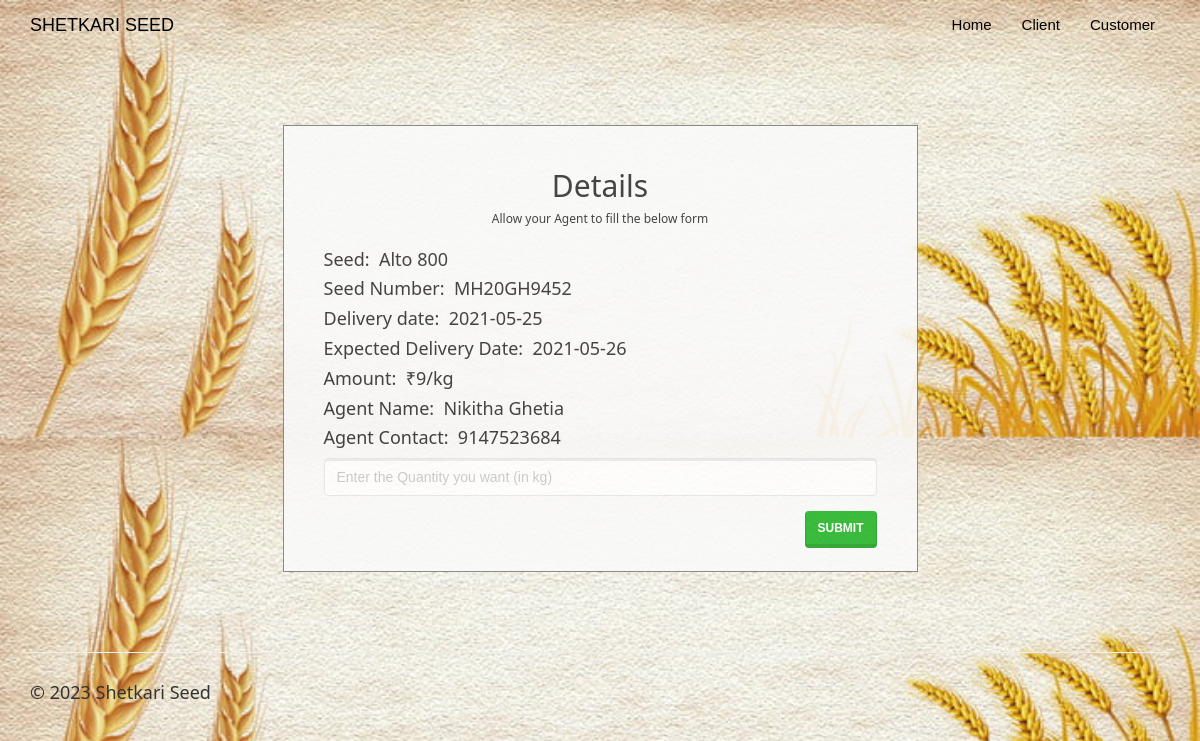
Screenshot of /returncar.php?id=574681258 with the database file from the repository.
### tables this page shows
CREATE TABLE `rentedcars` (
  `id` int(100) NOT NULL,
  `customer_username` varchar(50) NOT NULL,
  `car_id` int(20) NOT NULL,
  `driver_id` int(20) NOT NULL,
  `booking_date` date NOT NULL,
  `rent_start_date` date NOT NULL,
  `rent_end_date` date NOT NULL,
  `car_return_date` date DEFAULT NULL,
  `fare` double NOT NULL,
  `charge_type` varchar(25) NOT NULL DEFAULT 'days',
  `distance` double DEFAULT NULL,
  `no_of_days` int(50) DEFAULT NULL,
  `total_amount` double DEFAULT NULL,
  `return_status` varchar(10) NOT NULL
);

CREATE TABLE `cars` (
  `car_id` int(20) NOT NULL,
  `car_name` varchar(50) NOT NULL,
  `car_nameplate` varchar(50) NOT NULL,
  `car_img` varchar(50) DEFAULT 'NA',
  `ac_price` float NOT NULL,
  `non_ac_price` float NOT NULL,
  `ac_price_per_day` float NOT NULL,
  `non_ac_price_per_day` float NOT NULL,
  `car_availability` varchar(10) NOT NULL
);

CREATE TABLE `driver` (
  `driver_id` int(20) NOT NULL,
  `driver_name` varchar(50) NOT NULL,
  `dl_number` varchar(50) NOT NULL,
  `driver_phone` varchar(15) NOT NULL,
  `driver_address` varchar(50) NOT NULL,
  `driver_gender` varchar(10) NOT NULL,
  `client_username` varchar(50) NOT NULL,
  `driver_availability` varchar(10) NOT NULL
);

### returncar.php (the view, shortened to what this page needs)
<!DOCTYPE html>
<html>
<?php
$conn = Connect();
?>
<head>
<link rel="stylesheet" href="assets/bootstrap/css/bootstrap.min.css">
<link rel="stylesheet" href="assets/fonts/font-awesome.min.css">
    <link rel="stylesheet" href="assets/w3css/w3.css">
<link rel="stylesheet" type="text/css" href="assets/css/customerlogin.css">
<link rel="stylesheet" type="text/css" media="screen" href="assets/css/clientpage.css" />
</head>
<body id="page-top" data-spy="scroll" data-target=".navbar-fixed-top">
    <nav class="navbar navbar-custom navbar-fixed-top" role="navigation" style="color: black">
        <div class="container">
            <div class="navbar-header">
                <a class="navbar-brand page-scroll" href="index.php">
                  SHETKARI SEED </a>
            </div>
            <?php
                if(isset($_SESSION['login_client'])){
            ?>
            <div class="collapse navbar-collapse navbar-right navbar-main-collapse">
                <ul class="nav navbar-nav">
                    <li>
                        <a href="index.php">Home</a>
                    </li>
                    <li>
                        <a href="#"><span class="glyphicon glyphicon-user"></span> Welcome <?php echo $_SESSION['login_client']; ?></a>
                    </li>
                    <li>
                    <ul class="nav navbar-nav navbar-right">
            <li><a href="#" class="dropdown-toggle active" data-toggle="dropdown" role="button" aria-haspopup="true" aria-expanded="false"><span class="glyphicon glyphicon-user"></span> Control Panel <span class="caret"></span> </a>
                <ul class="dropdown-menu">
              <li> <a href="entercar.php">Add Seeds</a></li>
              <li> <a href="enterdriver.php"> Add Agent</a></li>
              <li> <a href="clientview.php">My Orders</a></li>
            </ul>
            </li>
          </ul>
                    </li>
                    <li>
                        <a href="logout.php"><span class="glyphicon glyphicon-log-out"></span> Logout</a>
                    </li>
                </ul>
            </div>
            <?php
            }
                else {
            ?>
            <div class="collapse navbar-collapse navbar-right navbar-main-collapse">
                <ul class="nav navbar-nav">
                    <li>
                        <a href="index.php">Home</a>
                    </li>
                    <li>
                        <a href="clientlogin.php">Client</a>
                    </li>
                    <li>
                        <a href="customerlogin.php">Customer</a>
                    </li>
                </ul>
            </div>
                <?php   }
                ?>
        </div>
    </nav>
<?php
function dateDiff($start, $end) {
    $start_ts = strtotime($start);
    $end_ts = strtotime($end);
    $diff = $end_ts - $start_ts;
    return round($diff / 86400);
}
 $id = $_GET["id"];
 $sql1 = "SELECT c.car_name, c.car_nameplate, rc.rent_start_date, rc.rent_end_date, rc.fare, rc.charge_type, d.driver_name, d.driver_phone
 FROM rentedcars rc, cars c, driver d
 WHERE id = '$id' AND c.car_id=rc.car_id AND d.driver_id = rc.driver_id";
 $result1 = $conn->query($sql1);
 if (mysqli_num_rows($result1) > 0) {
    while($row = mysqli_fetch_assoc($result1)) {
        $car_name = $row["car_name"];
        $car_nameplate = $row["car_nameplate"];
        $driver_name = $row["driver_name"];
        $driver_phone = $row["driver_phone"];
        $rent_start_date = $row["rent_start_date"];
        $rent_end_date = $row["rent_end_date"];
        $fare = $row["fare"];
        $charge_type = $row["charge_type"];
        $no_of_days = dateDiff("$rent_start_date", "$rent_end_date");
    }
}
?>
    <div class="container" style="margin-top: 65px;" >
    <div class="col-md-7" style="float: none; margin: 0 auto;">
      <div class="form-area">
        <form role="form" action="printbill.php?id=<?php echo $id ?>" method="POST">
        <br style="clear: both">
          <h3 style="margin-bottom: 5px; text-align: center; font-size: 30px;">  Details </h3>
          <h6 style="margin-bottom: 25px; text-align: center; font-size: 12px;"> Allow your Agent to fill the below form </h6>
           <h5> Seed:&nbsp;  <?php echo($car_name);?></h5>
           <h5> Seed Number:&nbsp;  <?php echo($car_nameplate);?></h5>
           <h5> Delivery date:&nbsp;  <?php echo($rent_start_date);?></h5>
           <h5> Expected Delivery Date:&nbsp;  <?php echo($rent_end_date);?></h5>
           <h5> Amount:&nbsp;  ₹<?php
            if($charge_type == "days"){
                    echo ($fare . "/day");
                } else {
                    echo ($fare . "/kg");
                }
            ?>
            </h5>
           <h5> Agent Name:&nbsp;  <?php echo($driver_name);?></h5>
           <h5> Agent Contact:&nbsp;  <?php echo($driver_phone);?></h5>
          <?php if($charge_type == "km") { ?>
          <div class="form-group">
            <input type="text" class="form-control" id="distance_or_days" name="distance_or_days" placeholder="Enter the Quantity you want (in kg)" required="" autofocus>
          </div>
          <?php }  else { ?>
            <h5> Number of Day(s):&nbsp;  <?php echo($no_of_days);?></h5>
            <input type="hidden" name="distance_or_days" value="<?php echo $no_of_days; ?>">
          <?php } ?>
           <input type="submit" name="submit" value="submit" class="btn btn-success pull-right">
        </form>
      </div>
    </div>
    </div>
</body>
<footer class="site-footer">
        <div class="container">
            <hr>
            <div class="row">
                <div class="col-sm-6">
                    <h5>© 2023 Shetkari Seed</h5>
                </div>
            </div>
        </div>
    </footer>
</html>

### assets/w3css/w3.css (style rules this page uses)
*,*:before,*:after { box-sizing:inherit }
html { -ms-text-size-adjust:100%;-webkit-text-size-adjust:100% }
body { margin:0 }
article,aside,details,figcaption,figure,footer,header,main,menu,nav,section,summary { display:block }
a { background-color:transparent;-webkit-text-decoration-skip:objects }
hr { box-sizing:content-box;height:0;overflow:visible }
button,input,select,textarea { font:inherit;margin:0 }
button,input { overflow:visible }
button,html [type=button],[type=reset],[type=submit] { -webkit-appearance:button }
html,body { font-family:Verdana,sans-serif;font-size:15px;line-height:1.5 }
html { overflow-x:hidden }
h3 { font-size:24px }
h5 { font-size:18px }
h6 { font-size:16px }
h1,h2,h3,h4,h5,h6 { font-family:"Segoe UI",Arial,sans-serif;font-weight:400;margin:10px 0 }
hr { border:0;border-top:1px solid #eee;margin:20px 0 }
a { color:inherit }

### assets/css/customerlogin.css (style rules this page uses)
body, html { height: 100%; }
body { padding-top: 50px; background: url("../../assets/img/bg-5.jpg"); background-size: 100%; }
footer { display: block; }

### assets/css/clientpage.css (style rules this page uses)
.form-area { background-color: #FAFAFA; padding: 10px 40px 60px; margin: 10px 0px 60px; border: 1px solid GREY; opacity: 0.9; }

### rows the page displays
rentedcars: car.car_name "Alto 800", car.car_nameplate "MH20GH9452", rent_start_date "2021-05-25", rent_end_date "2021-05-26", fare "9", driver.driver_name "Nikitha Ghetia", driver.driver_phone "9147523684"
